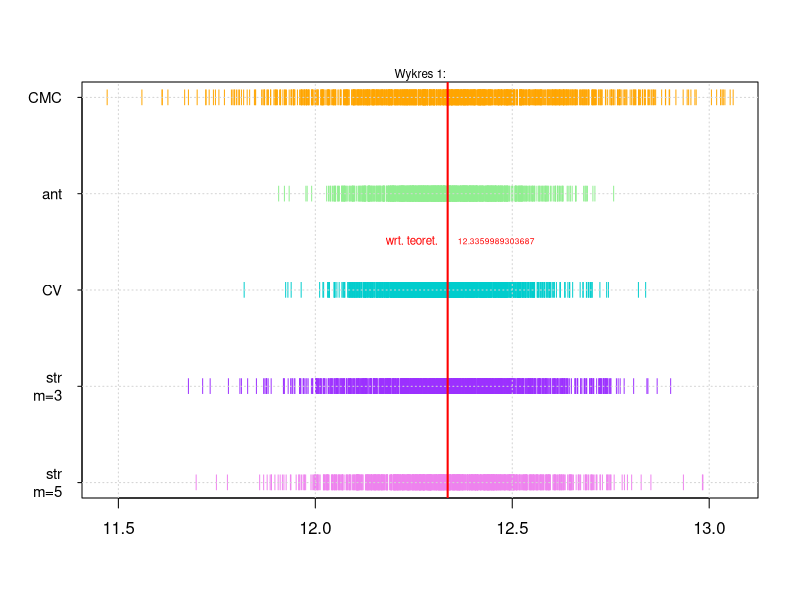
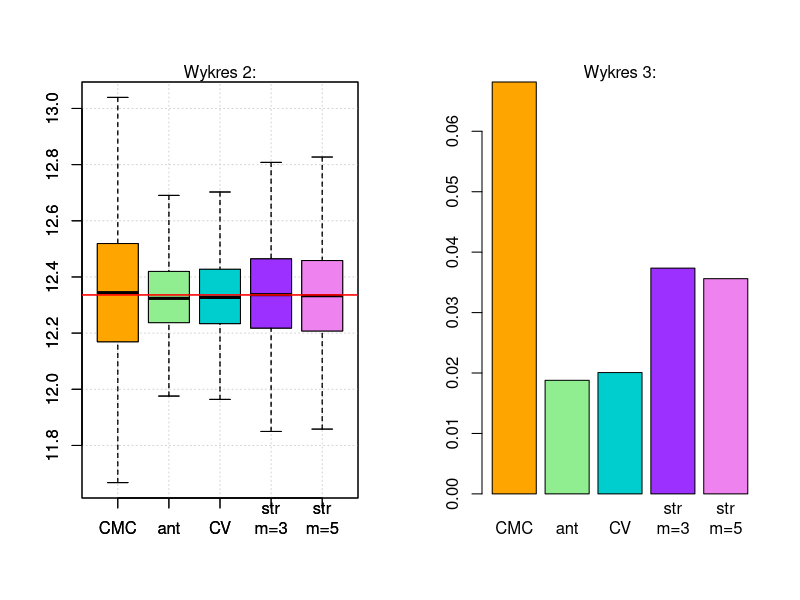

Generate these figures, in order, with R: (Note: a time limit stopped this script after it produced the figures.)
## ---- chunk 1
knitr::opts_chunk$set(echo = FALSE)
knitr::opts_chunk$set(cache = T)
knitr::opts_chunk$set(warning = F)
## ---- chunk 2
library(lattice)
## ---- chunk 3
r = 0.05
sigma = 0.25
S0 = 100
K = 100
R=5000

mu_star = r - sigma^2/2
PU_R = 1000 # licza estymatorów generowanych dla obliczenia przubliżonych przedziałów ufności
## ---- chunk 4

d1 =  {log(S0/K) + r + sigma**2/2} /sigma
d2 = d1 - sigma
eur_teoret <- S0 * pnorm(d1) - K*exp(-r) *pnorm(d2)
## ---- chunk 5
Y_CMC <- function(R=5000){
  Y <- S0 * exp( mu_star +sigma * rnorm(R) ) - K
  Y[Y<0] <- 0
  Y <- Y * exp(-r) 
  Y_CMC <- sum(Y) / R
  return(Y_CMC)
}
## ---- chunk 6
Y_ant<-function(R=5000){
  B <- rnorm(R)
  B<- c(B,-B)
  Y <- S0 * exp( mu_star +sigma * B ) - K
  Y[Y<0] <- 0
  Y <- Y * exp(-r) 
  Y_ant <- sum(Y) / (2*R)
  return(Y_ant)
}
## ---- chunk 7
Y_CV<-function(R=5000){
  X<-rnorm(R)
  Y <- S0 * exp( mu_star +sigma * X ) - K
  Y[Y<0] <- 0
  Y <- Y * exp(-r) 
  Y_CMC <- sum(Y) / R
  
  X_hat = mean(X)
  c = - cov(Y,X) 
  Y_CV <- Y_CMC + c * X_hat
  return(Y_CV)
}
## ---- chunk 8
SIGMA<-function(n){
  t_wek <-seq (1/n,1, length.out=n)
  
  SIGMA <- matrix(numeric(n*n), ncol=(n))
  # macierz kowariancji wektora 
  for(i in 1:n){
    for(j in 1:n){
      SIGMA[i,j] <- min(t_wek[i],t_wek[j])
    }
  }
  return(SIGMA)
}
## ---- chunk 9

alloc_opt_R<-function(n,m,RR){
  # RR - ilość wygenerowanych Y, na których podstawie estymujemy sd
  Sigma <- SIGMA(n)
  A=t(chol(Sigma))
  t_wek = 1:n /n
  
  sds<-numeric(m)
  
  for(M in 1:m){
    # generujemy (Y | Y\in W_M)
      U <- runif(RR)
      D <- sqrt( qchisq((M-1)/m + U/m, df=n) )
      B <- matrix(rnorm(n*RR), nrow = RR, ncol = n) # ksi
      for(i in 1:RR){
         B[i,]<- B[i,]/ sqrt(sum(B[i,]**2)) * D[i] # Z
         B[i,]<- A %*% B[i,] # B
      }
    S = S0*exp( mu_star*t_wek + sigma*B )
    A_n <- numeric(RR)
    for(i in 1:RR){
        A_n[i] <- sum(S[i,])/n
      }
      Y = A_n-K
      Y[Y<0] <- 0
      Y <- Y * exp(-r) 
      sds[M] <- sd(Y)
    }  
  return( ceiling(R * sds / sum(sds) ) )
}
## ---- chunk 10

Y_str <- function(n, m, alloc_R){
  Sigma <- SIGMA(n)
  A=t(chol(Sigma))
  t_wek = 1:n /n
  
  # kolumny to kolejne replikacje, wiersze zawierają wartości ścieżki
  strta_estimators <- numeric(m)
  for(M in 1:m){
    RR = alloc_R[M]
    U <- runif(RR)
    D <- sqrt( qchisq((M-1)/m + U/m, df=n) )
    B <- matrix(rnorm(n*RR), nrow = RR, ncol = n) # ksi
    for(i in 1:RR){
       B[i,]<- B[i,]/sqrt(sum(B[i,]**2)) * D[i] # Z
       B[i,]<- A %*% B[i,] # B
    }
    
  S = S0*exp( mu_star*t_wek + sigma*B )
    
  A_n <- numeric(RR)
  for(i in 1:RR){
      A_n[i] <- sum(S[i,])/n
    }
    
    Y = A_n-K
    Y[Y<0] <- 0
    Y <- Y * exp(-r) 
    strta_estimators[M] <- sum(Y) / RR
  }
    Y_stratified <- mean( strta_estimators)
    return(Y_stratified)
}
## ---- chunk 11
estymatory<-function(fnc_wek, PU_R=1000){
  # wiersze to realizacje estymatora, kolumny to rodzaj estymatora
  est<- matrix(0,nrow=PU_R, ncol=length(fnc_wek))
  for(i in 1:length(fnc_wek)){
    est[,i] <- replicate((PU_R),fnc_wek[[i]]())
  }
  return(est)
}
## ---- chunk 12
plot_estymators<-function(estyms,est_names,colrs){
  PU_R <- nrow(estyms) 
  col_num = ncol(estyms)
  x <- 1:col_num
  plot(estyms[,1], rep(col_num,PU_R ), yaxt='n', ylim=c(1,col_num), 
       col=colrs[1], ylab="", xlab="", pch='|')
  for(i in 2:col_num)
    points(estyms[,i], rep(col_num-i+1,PU_R), add=T, col=colrs[i], yaxt='n', pch='|')
  
  axis(2, at=x,labels=rev(est_names), las=2, cex.axis=0.9, tck=-.01)
  grid()
}

boxplot_estymators<-function(estyms,est_names,colrs){
  colnames(estyms)<-est_names
  boxplot(estyms,col=colrs, outline=F)
  grid()
  boxplot(estyms,col=colrs, add=T,  outline=F)
}

vars_barplot<-function(estyms,est_names,colrs){
  col_num = ncol(estyms)
  v<-numeric(col_num)
  for(i in 1:col_num){
    v[i] <- var(estyms[,i])
  }
  names(v)<-est_names
  barplot(v, names.arg=est_names, col=colrs)
}
## ---- chunk 13
fnc_wek1 <- c(Y_CMC, Y_ant, Y_CV, function(){Y_str(1,3,alloc_opt_R(1,m=3,1000))}
            ,function(){Y_str(1,5,alloc_opt_R(1,m=5,1000))} )
## ---- chunk 14
estyms1 <-  estymatory(fnc_wek1) 
## ---- chunk 15
est_names <- c("CMC","ant", "CV", "str\nm=3", "str\nm=5")
colrs <- c('orange', 'lightgreen', 'cyan3', 'purple1', 'violet')

plot_estymators1<-function(){
  plot_estymators(estyms1,est_names,colrs)
  mtext("Wykres 1:", cex=0.7)
  abline(v=eur_teoret, col='red', lwd=2)
  text(eur_teoret,3.5, "wrt. teoret.", cex=0.7, pos=2, col="red")
  text(eur_teoret,3.5, eur_teoret, cex=0.5, pos=4, col="red")
}
plot_estymators1()
 
wykresy<-as.data.frame(matrix('', ncol=4))
colnames(wykresy) <- c('nr wykresu','chunk','funkcja', 'parametry' )
wykresy[1,] <- c(1, 'plot 1', 'plot_estymators1', "()")


## ---- chunk 16
boxplot_estymators1<-function(){
  par(mfrow=c(1,2))
boxplot_estymators(estyms1,est_names,colrs)
mtext("Wykres 2:", cex=1)
abline(h = eur_teoret, lwd=1.5, col='red', lty= 1)

vars_barplot(estyms1,est_names,colrs)
mtext("Wykres 3:", cex=1)
}
boxplot_estymators1() 
  
wykresy[2,] <- c('2 & 3', 'boxplot 1', 'boxplot_estymators1', "()")
## ---- chunk 17
# kolumny to kolejne replikacje, wiersze zawierają wartości ścieżki
Y_n_CMC<-function(n){
  B = matrix(rnorm(n*R,0, sd = sqrt(1/n)), ncol = n, nrow = R)
  for(i in 1:R){
    B[i,] <- cumsum(B[i,])
  }
  # B - r. Browna
  # S - geom. r. Browna
  t = 1:n /n
  t <- matrix(rep(t,R), ncol = n, nrow = R, byrow=T)
  S = S0*exp( mu_star*t + sigma*B )
  
  A <- numeric(R)
  for(i in 1:R){
    A[i] <- sum(S[i,])/n
  }
  
  Y = A-K
  Y[Y<0] <- 0
  Y <- Y * exp(-r) 
  Y_n_CMC <- sum(Y) / R
  return(Y_n_CMC)
}
## ---- chunk 18
n=3
fnc_wek3<-c(function(){Y_n_CMC(n)}, function(){Y_str(n,3,alloc_opt_R(n,m=3,1000))}
            ,function(){Y_str(n,5,alloc_opt_R(n,m=5,1000))} )
## ---- chunk 19
estyms3<-estymatory(fnc_wek3)
## ---- chunk 20
est_names <- c("CMC","str, m=3", "str, m=5")
colrs <- c('orange', 'purple1', 'violet')
plot_estymators(estyms3,est_names,colrs)
mtext("Wykres 4:", cex=0.7)

wykresy[3,] <- c('4', 'plot 3', 'plot_estymators', '(estyms3, est_names, colrs)')
## ---- chunk 21
par(mfrow=c(1,2)) 
boxplot_estymators(estyms3,est_names,colrs)
mtext("Wykres 5:", cex=0.7)
vars_barplot(estyms3,est_names,colrs)
mtext("Wykres 6:", cex=0.7)
  
wykresy[4,] <- c('5', 'boxplot 3', 'boxplot_estymators', '(estyms3, est_names, colrs)')
wykresy[5,] <- c('6', 'boxplot 3', 'vars_barplot', '(estyms3, est_names, colrs)')
## ---- chunk 22
n=10
fnc_wek10<-c(function(){Y_n_CMC(n)}, function(){Y_str(n,3,alloc_opt_R(n,m=3,1000))}
            ,function(){Y_str(n,5,alloc_opt_R(n,m=5,1000))} )
## ---- chunk 23
estyms10<-estymatory(fnc_wek10)
## ---- chunk 24
plot_estymators(estyms10, est_names, colrs)
mtext("Wykres 7:", cex=0.7)  
 
wykresy[6,] <- c('7', 'plot 10', 'plot_estymators', '(estyms10, est_names, colrs)')
## ---- chunk 25
colnames(estyms10)<-est_names
par(mfrow=c(1,2))
boxplot_estymators(estyms10,est_names,colrs)
mtext("Wykres 8:", cex=1)
vars_barplot(estyms10,est_names,colrs)
mtext("Wykres 9:", cex=1)
 
wykresy[7,] <- c('8', 'boxplot 10', 'boxplot_estymators', '(estyms10, est_names, colrs)')
wykresy[8,] <- c('9', 'boxplot 10', 'vars_barplot', '(estyms10, est_names, colrs)')
## ---- chunk 26
knitr::kable(wykresy)  
